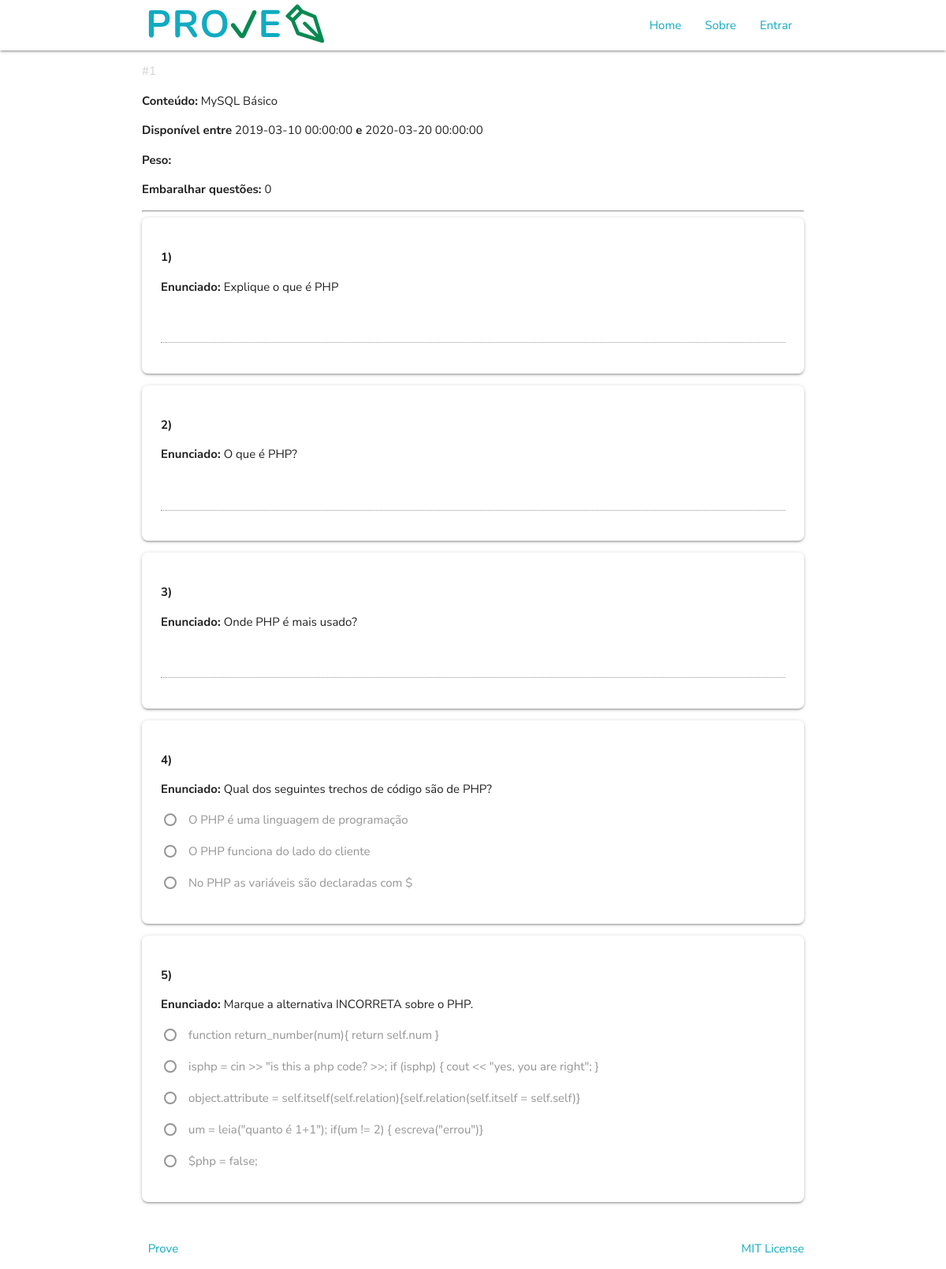
/Integracao/Front-End/avaliacao.php?codigo=1, run on an earlier commit of the app's database.
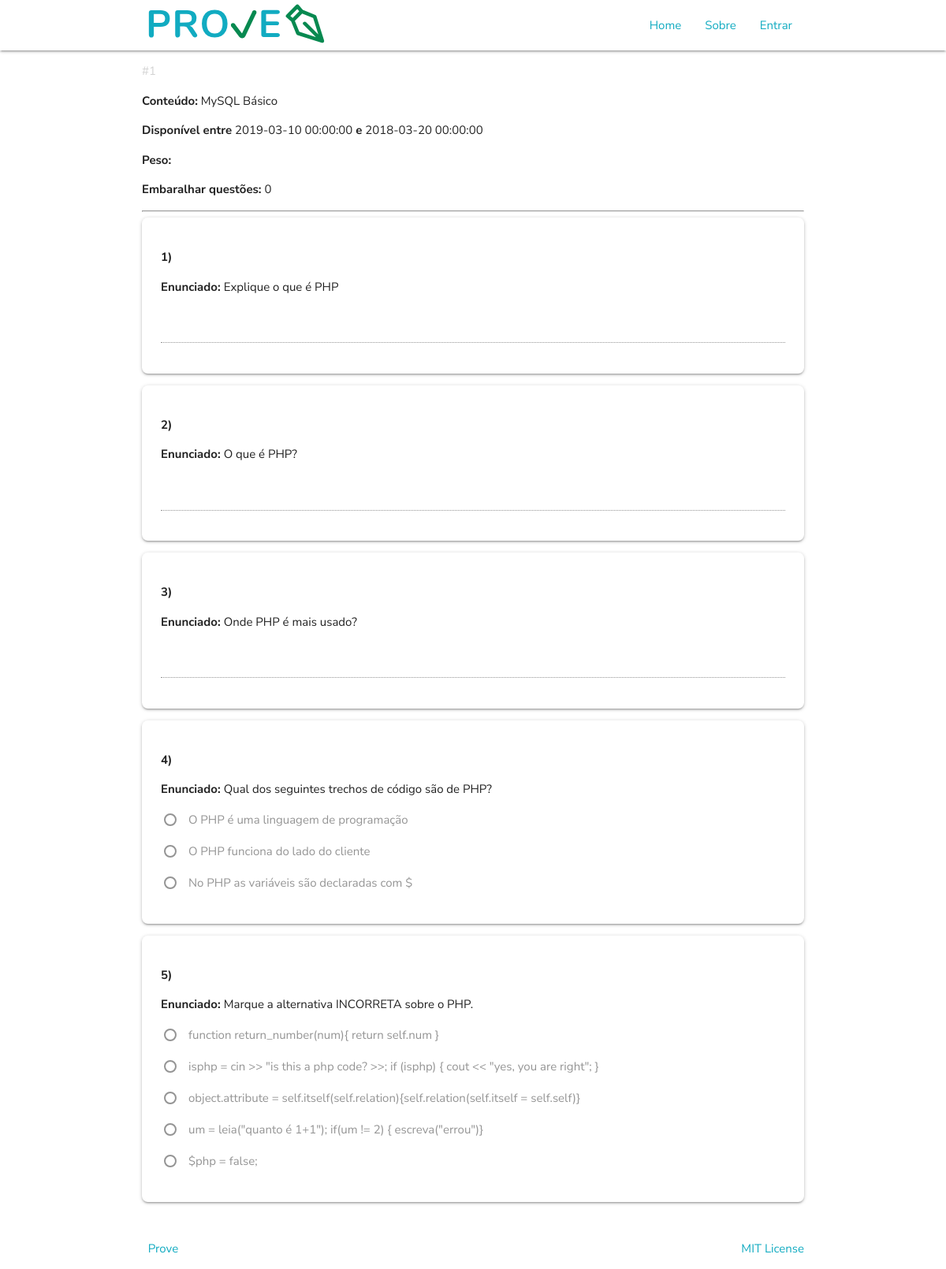
And on a later commit of the database.
### tables this page shows
CREATE TABLE IF NOT EXISTS `Avaliacoes` (
  `Codigo_Avaliacao` INT NOT NULL AUTO_INCREMENT,
  `Conteudo` VARCHAR(50) NOT NULL,
  `Disciplina_Codigo_Disciplina` INT NOT NULL,
  `Data_Inicio` DATETIME NOT NULL,
  `Data_Fim` DATETIME NOT NULL,
  `Peso` VARCHAR(5) NULL,
  `Embaralhar` TINYINT NULL,
  PRIMARY KEY (`Codigo_Avaliacao`),
  INDEX `fk_Avaliacoes_Disciplina1_idx` (`Disciplina_Codigo_Disciplina` ASC),
  CONSTRAINT `fk_Avaliacoes_Disciplina1`
    FOREIGN KEY (`Disciplina_Codigo_Disciplina`)
    REFERENCES `Disciplinas` (`Codigo_Disciplina`)
    ON DELETE NO ACTION
    ON UPDATE NO ACTION);

CREATE TABLE IF NOT EXISTS `Questao` (
  `Codigo_Questao` INT NOT NULL AUTO_INCREMENT,
  `Enunciado` VARCHAR(100),
  `Texto` TEXT NULL,
  `Tipo_Codigo` INT NOT NULL,
  PRIMARY KEY (`Codigo_Questao`),
  INDEX `fk_Questao_Tipo1_idx` (`Tipo_Codigo` ASC),
  CONSTRAINT `fk_Questao_Tipo1`
    FOREIGN KEY (`Tipo_Codigo`)
    REFERENCES `Tipo` (`Codigo_Tipo`)
    ON DELETE NO ACTION
    ON UPDATE NO ACTION);

### Integracao/Front-End/disciplinas_pdo.php (called while the page is built, shortened)
<?php
function selectPDO_discaval ($codigo, $tabela ) {
	try {
		$sql = 'select d.Codigo_Disciplina as "ID Disciplina", d.Nome as "Disciplina", a.Codigo_Avaliacao as "ID Avaliacao", a.Conteudo, a.Data_Inicio, a.Data_Fim, a.Peso, a.Embaralhar
		 FROM avaliacoes a, disciplinas d
		 WHERE d.Codigo_Disciplina = a.Disciplina_Codigo_Disciplina ';
		if($tabela == 'disciplina') {
			$sql .= ' and d.Codigo_Disciplina = '.$codigo;
		} else if ($tabela == 'avaliacao') {
			$sql .=  'and a.Codigo_Avaliacao = '.$codigo;
		}
		$sql .= " ORDER BY a.Data_Fim";
		$consulta = $GLOBALS['pdo']->query($sql);
		$registros = array();
		for ($i = 0; $linha = $consulta->fetch(PDO::FETCH_ASSOC); $i++) {
			$registros[$i] = array();
			array_push($registros[$i], $linha['ID Disciplina']);
			array_push($registros[$i], $linha['Disciplina']);
			array_push($registros[$i], $linha['ID Avaliacao']);
			array_push($registros[$i], $linha['Conteudo']);
			array_push($registros[$i], $linha['Data_Inicio']);
			array_push($registros[$i], $linha['Data_Fim']);
			array_push($registros[$i], $linha['Peso']);
			array_push($registros[$i], $linha['Embaralhar']);
		}
		return $registros;
	} catch (PDOException $e) {
		echo "Erro: ".$e->getMessage();
	}
}
?>

### Integracao/Front-End/avaliacao.php (the view, shortened to what this page needs)
<!DOCTYPE html>
<?php
	if (isset($_POST['codigo'])) {
		$codigo = $_POST['codigo'];
	} else if (isset($_GET['codigo'])) {
		$codigo = $_GET['codigo'];
	} else {
		$codigo = '';
	}
	include 'disciplinas_pdo.php';
	include 'avaliacao_pdo.php';
	include 'funcoes.php';
	include 'avaliacao_funcaoFormulario.php';
	$registros = selectPDO_discaval($codigo, 'avaliacao');
	if($codigo != '') {
		$cod_avaliacao = $registros[0][2];
		$conteudo = $registros[0][3];
		$data_inicio = $registros[0][4];
		$data_fim = $registros[0][5];
		$peso = $registros[0][6];
		$embaralhar = $registros[0][7];
	} else {
		$title = '';
	}
?>
<html>
<head>
	<link rel="stylesheet" href="https://cdnjs.cloudflare.com/ajax/libs/materialize/1.0.0/css/materialize.min.css">
	<link href="assets/css/login/login.css" type="text/css" rel="stylesheet" media="screen,projection"/>
</head>
<body>
	<header> <?php printHeader(); ?> </header>
	<main>
		<div class="container">
			<?php if($codigo != '') { ?>
				<div id="info-avaliacao">
				<?php
					echo "<p style='color:lightgrey'>#".$cod_avaliacao."</p>";
					echo "<p><b>Conteúdo:</b> ".$conteudo."</p>";
					echo "<p><b>Disponível entre</b> ".$data_inicio." <b>e</b> ".$data_fim."</p>";
					echo "<p><b>Peso: </b>".$peso."</p>";
					echo "<p><b>Embaralhar questões:</b> ".$embaralhar."</p>";
				?>
				</div>
				<hr/>
				<div id="questoes">
					<?php
						gerar_formulario_questoes_visualizar($codigo);
					?>
				</div>
			<?php } else { ?>
				<div id="erro_codigo">
					<p><b>Erro: </b> a página não recebeu nenhum código. Adicione, no final da URL, <code>?codigo=[codigo da disciplina]</code></p>
				</div>
			<?php } ?>
		</div>
	</main>
	<footer class="page-footer">
		<?php printFooter(); ?>
	</footer>
</body>
</html>

### Integracao/Front-End/funcoes.php (shortened to what this page needs)
<?php
function printHeader() {
	?>
	<header>
		<div class="navbar-fixed">
			<nav>
			<div class="nav-wrapper container">
				<a href="index.php" class="brand-logo"><img src="assets/img/logo.svg" alt="Prove"></a>
				<ul class="right hide-on-med-and-down">
				<li><a href="./">Home</a></li>
				<li><a href="sobre.html">Sobre</a></li>
				<?php if(isset($_SESSION['matricula'])) { ?>
					<li><a href="logoff.php">Sair</a></li>
				<?php } else { ?>
					<li><a href="entrar.php">Entrar</a></li>
				<?php } ?>
				</ul>
			</div>
			</nav>
		</div>
	</header>
	<?php
}
function printFooter() {
	?>
		<div class="footer-copyright">
			<div class="container">
				<span class="left" id="copyright-js"></span> &nbsp; <a target="_blank" href="https://github.com/MateuxLucax/Prove">Prove</a>
				<span class="right"><a target="_blank" href="https://opensource.org/licenses/MIT">MIT License</a></span>
			</div>
		</div>
	<?php
}
?>

### Integracao/Front-End/avaliacao_funcaoFormulario.php (shortened to what this page needs)
<?php
function gerar_formulario_questoes_visualizar($cod_avaliacao) {
	$query1 = "SELECT Questoes_Codigo_Questao FROM Questoes_has_Avaliacoes WHERE Avaliacoes_Codigo_Avaliacao = ".$cod_avaliacao;
	$consulta = $GLOBALS['pdo']->query($query1);
	$cod_questoes = array();
	for ($i = 0; $linha = $consulta->fetch(PDO::FETCH_ASSOC); $i++) {
		array_push($cod_questoes, $linha['Questoes_Codigo_Questao']);
	}
	$query2 = "SELECT Codigo_Questao, Texto, Enunciado, Tipo_Codigo FROM Questao WHERE Codigo_Questao >= ".$cod_questoes[0]." AND Codigo_Questao <= ".$cod_questoes[(count($cod_questoes)-1)]." ORDER BY Codigo_Questao";
	$consulta = $GLOBALS['pdo']->query($query2);
	$questoes = array();
	for ($i = 0; $linha = $consulta->fetch(PDO::FETCH_ASSOC); $i++) {
		$questoes[$i] = array();
		array_push($questoes[$i], $linha['Codigo_Questao']);
		array_push($questoes[$i], $linha['Texto']);
		array_push($questoes[$i], $linha['Enunciado']);
		array_push($questoes[$i], $linha['Tipo_Codigo']);
	}
	$noQuestao = 0;
	for ($i=0; $i < count($questoes); $i++) {
		$noQuestao++;
		echo "<div class='card-panel'>";
			echo "<p><b>".$noQuestao.")</b><p>";
			echo "<p><b>Enunciado: </b> ".$questoes[$i][2]."</p>";
			if ($questoes[$i][3] == 1) {
				echo "<textarea class='materialize-textarea' disabled></textarea>";
			} else {
				if ($questoes[$i][3] == 2) { $tipo = 'radio'; }
				else if ($questoes[$i][3] == 3) { $tipo = 'checkbox'; }
				$query3 = "SELECT Descricao FROM Alternativa WHERE Questao_Codigo = ".$questoes[$i][0];
				$consulta = $GLOBALS['pdo']->query($query3);
				$alternativas = array();
				for ($j = 0; $linha = $consulta->fetch(PDO::FETCH_ASSOC); $j++) {
					array_push($alternativas, $linha['Descricao']);
				}
				for ($j=0; $j < count($alternativas); $j++) {
					echo "<p>
						<label>
							<input type=".$tipo." disabled/>
							<span>".$alternativas[$j]."</span>
						</label>
					</p>";
				}
			}
		echo "</div>";
	}
}
?>

What changed in the data, as far as the page shows it:
changed avaliacoes "MySQL Básico": Data_Fim "2020-03-20 00:00:00" → "2018-03-20 00:00:00"
